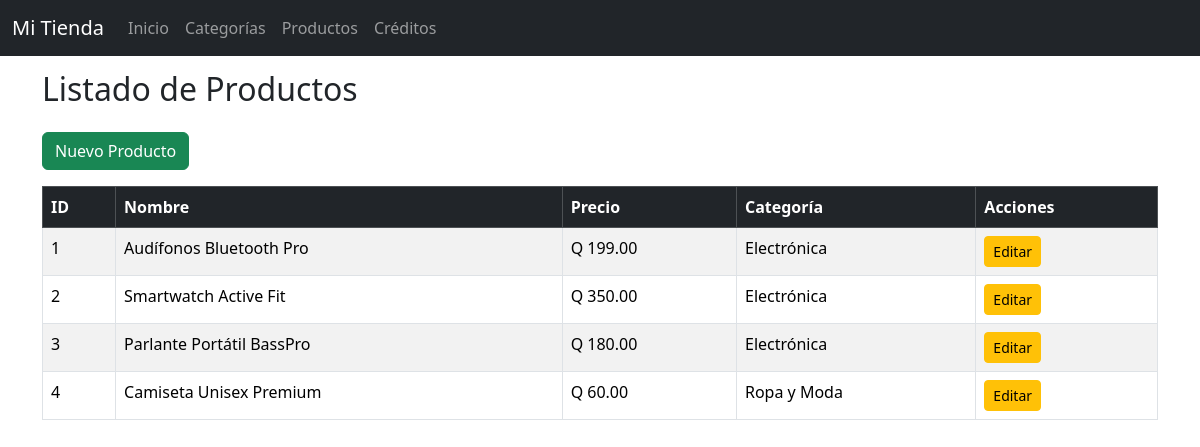
The app's page /productos/, older data.
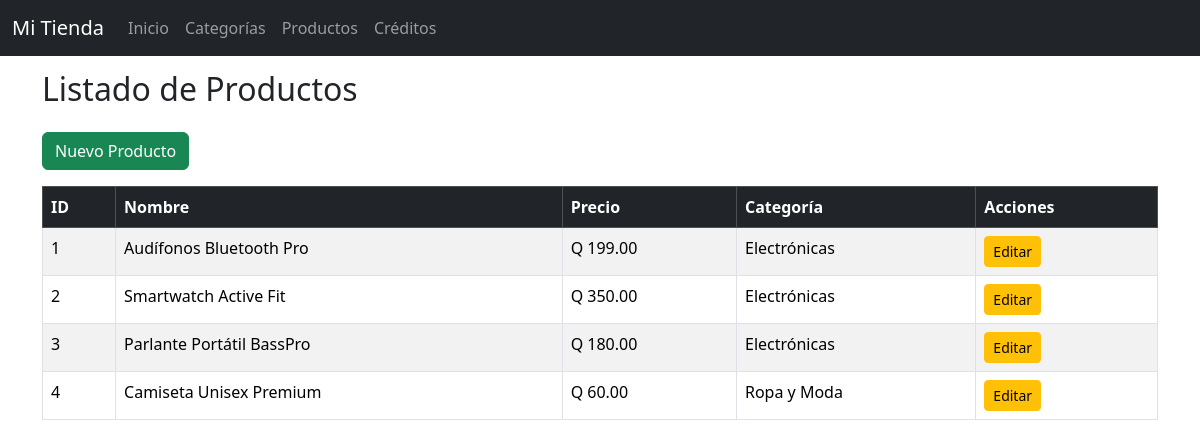
The same page, newer data.
### core/models.py (models this page shows, shortened)
class Producto(models.Model):
    nombre = models.CharField(max_length=100)
    descripcion = models.TextField(blank=True, null=True)
    precio = models.DecimalField(max_digits=10, decimal_places=2)
    categoria = models.ForeignKey(Categoria, on_delete=models.CASCADE)

class Categoria(models.Model):
    nombre = models.CharField(max_length=100)
    descripcion = models.TextField(blank=True, null=True)

### core/views.py (the view)
# urls.py: path('productos/', views.productos_listado, name='productos_listado'),
def productos_listado(request):
    productos = Producto.objects.all()
    return render(request, 'core/productos_listado.html', {
        'productos': productos
    })

### core/templates/core/productos_listado.html (shortened to what this page needs)
{% extends "base.html" %}
{% block content %}
<h2 class="mb-4">Listado de Productos</h2>
<a href="{% url 'productos_crear' %}" class="btn btn-success mb-3">Nuevo Producto</a>
<table class="table table-bordered table-striped">
    <thead class="table-dark">
    <tr>
        <th>ID</th>
        <th>Nombre</th>
        <th>Precio</th>
        <th>Categoría</th>
        <th>Acciones</th>
    </tr>
    </thead>
    <tbody>
    {% for p in productos %}
    <tr>
        <td>{{ p.id }}</td>
        <td>{{ p.nombre }}</td>
        <td>Q {{ p.precio }}</td>
        <td>{{ p.categoria.nombre }}</td>
        <td>
            <a href="{% url 'productos_editar' p.id %}" class="btn btn-warning btn-sm">
                Editar
            </a>
        </td>
    </tr>
    {% endfor %}
    </tbody>
</table>
{% endblock %}

### core/templates/base.html (shortened to what this page needs)
<!DOCTYPE html>
<html lang="es">
<head>
    <link rel="stylesheet"
          href="https://cdn.jsdelivr.net/npm/bootstrap@5.3.2/dist/css/bootstrap.min.css">
</head>
<body>
<nav class="navbar navbar-expand-lg navbar-dark bg-dark fixed-top">
    <div class="container-fluid">
        <a class="navbar-brand" href="/">Mi Tienda</a>
        <div class="collapse navbar-collapse" id="navbarNav">
            <ul class="navbar-nav">
                <li class="nav-item">
                    <a class="nav-link" href="/">Inicio</a>
                </li>
                <li class="nav-item">
                    <a class="nav-link" href="/categorias/">Categorías</a>
                </li>
                <li class="nav-item">
                    <a class="nav-link" href="/productos/">Productos</a>
                </li>
                <li class="nav-item">
                    <a class="nav-link" href="/creditos/">Créditos</a>
                </li>
            </ul>
        </div>
    </div>
</nav>
<div class="container">
    {% block content %}
    {% endblock %}
</div>
</body>
</html>

### core/templates/base.html (style rules this page uses)
body { padding-top: 70px; }

Row changes from the older to the newer data that the page shows:
changed through a linked row, Producto "Audífonos Bluetooth Pro": categoria.nombre "Electrónica" → "Electrónicas"
changed through a linked row, Producto "Smartwatch Active Fit": categoria.nombre "Electrónica" → "Electrónicas"
changed through a linked row, Producto "Parlante Portátil BassPro": categoria.nombre "Electrónica" → "Electrónicas"
